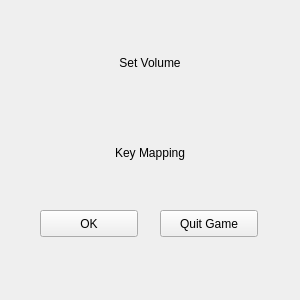
<?xml version="1.0" encoding="UTF-8"?>
<ui version="4.0">
 <class>MainMenu</class>
 <widget class="QDialog" name="MainMenu">
  <property name="geometry">
   <rect>
    <x>0</x>
    <y>0</y>
    <width>300</width>
    <height>300</height>
   </rect>
  </property>
  <property name="windowTitle">
   <string>Dialog</string>
  </property>
  <widget class="QPushButton" name="pushVolume">
   <property name="geometry">
    <rect>
     <x>110</x>
     <y>20</y>
     <width>80</width>
     <height>85</height>
    </rect>
   </property>
   <property name="cursor">
    <cursorShape>PointingHandCursor</cursorShape>
   </property>
   <property name="text">
    <string>Set Volume</string>
   </property>
   <property name="flat">
    <bool>true</bool>
   </property>
  </widget>
  <widget class="QPushButton" name="pushMap">
   <property name="geometry">
    <rect>
     <x>105</x>
     <y>110</y>
     <width>90</width>
     <height>85</height>
    </rect>
   </property>
   <property name="cursor">
    <cursorShape>PointingHandCursor</cursorShape>
   </property>
   <property name="text">
    <string>Key Mapping</string>
   </property>
   <property name="flat">
    <bool>true</bool>
   </property>
  </widget>
  <widget class="QPushButton" name="pushQuit">
   <property name="geometry">
    <rect>
     <x>160</x>
     <y>210</y>
     <width>98</width>
     <height>27</height>
    </rect>
   </property>
   <property name="cursor">
    <cursorShape>PointingHandCursor</cursorShape>
   </property>
   <property name="text">
    <string>Quit Game</string>
   </property>
  </widget>
  <widget class="QPushButton" name="pushOk">
   <property name="geometry">
    <rect>
     <x>40</x>
     <y>210</y>
     <width>98</width>
     <height>27</height>
    </rect>
   </property>
   <property name="cursor">
    <cursorShape>PointingHandCursor</cursorShape>
   </property>
   <property name="text">
    <string>OK</string>
   </property>
  </widget>
 </widget>
 <resources/>
 <connections/>
</ui>
